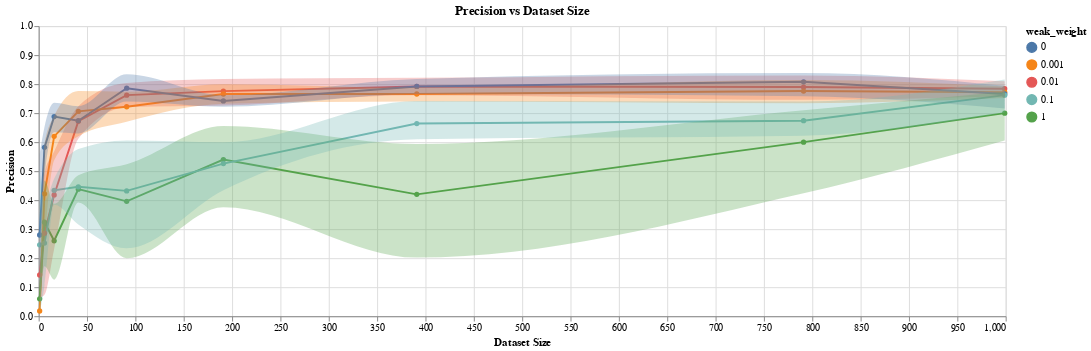

Notebook source saved alongside this figure:
### Code cell
WEAK_WEIGHT = 1.0
MAX_DATASET_SIZE = 10000

def metric_graph(data_frame: pd.DataFrame, metric: str) -> alt.Chart:
    base = alt.Chart(data_frame, title=f'{metric} vs Dataset Size')
    line = base.mark_line(point=True).encode(
        x=alt.X('step', title='Dataset Size'),
        y=alt.Y('mean(metric_val)', title=metric, scale=alt.Scale(domain=[0, 1])),
        color='weak_weight:N',
    ).transform_filter(
        alt.datum.metric_name == metric
    ).transform_filter(
        alt.datum.weak_weight <= WEAK_WEIGHT
    ).transform_filter(
        alt.datum.step <= MAX_DATASET_SIZE
    )
    
    confidence_interval = base.mark_area(interpolate='monotone', opacity=0.3).encode(
        x=alt.X('step'),
        y=alt.Y('ci0(metric_val)', scale=alt.Scale(domain=[0, 1])),
        y2='ci1(metric_val)',
        color='weak_weight:N',
    ).transform_filter(
        alt.datum.metric_name == metric
    ).transform_filter(
        alt.datum.weak_weight <= WEAK_WEIGHT
    ).transform_filter(
        alt.datum.step <= MAX_DATASET_SIZE
    )

    return (line + confidence_interval).properties(width=1000)
metric_graph(data_frame, 'Precision')

### Figure 1 — Vega-Lite specification as saved in the notebook (floating-point values rounded to 4 significant figures; data arrays with more than 128 entries replaced by an {"elided": "..."} marker saying what was removed)
{"$schema": "https://vega.github.io/schema/vega-lite/v2.6.0.json", "config": {"view": {"height": 300, "width": 400}}, "datasets": {"data-d41878db96627ee2521b0819ce05c581": {"elided": "675 records"}}, "layer": [{"data": {"name": "data-d41878db96627ee2521b0819ce05c581"}, "encoding": {"color": {"field": "weak_weight", "type": "nominal"}, "x": {"field": "step", "title": "Dataset Size", "type": "quantitative"}, "y": {"aggregate": "mean", "field": "metric_val", "scale": {"domain": [0, 1]}, "title": "Precision", "type": "quantitative"}}, "mark": {"point": true, "type": "line"}, "title": "Precision vs Dataset Size", "transform": [{"filter": "(datum.metric_name === 'Precision')"}, {"filter": "(datum.weak_weight <= 1.0)"}, {"filter": "(datum.step <= 10000)"}]}, {"data": {"name": "data-d41878db96627ee2521b0819ce05c581"}, "encoding": {"color": {"field": "weak_weight", "type": "nominal"}, "x": {"field": "step", "type": "quantitative"}, "y": {"aggregate": "ci0", "field": "metric_val", "scale": {"domain": [0, 1]}, "type": "quantitative"}, "y2": {"aggregate": "ci1", "field": "metric_val", "type": "quantitative"}}, "mark": {"interpolate": "monotone", "opacity": 0.3, "type": "area"}, "title": "Precision vs Dataset Size", "transform": [{"filter": "(datum.metric_name === 'Precision')"}, {"filter": "(datum.weak_weight <= 1.0)"}, {"filter": "(datum.step <= 10000)"}]}], "width": 1000}
